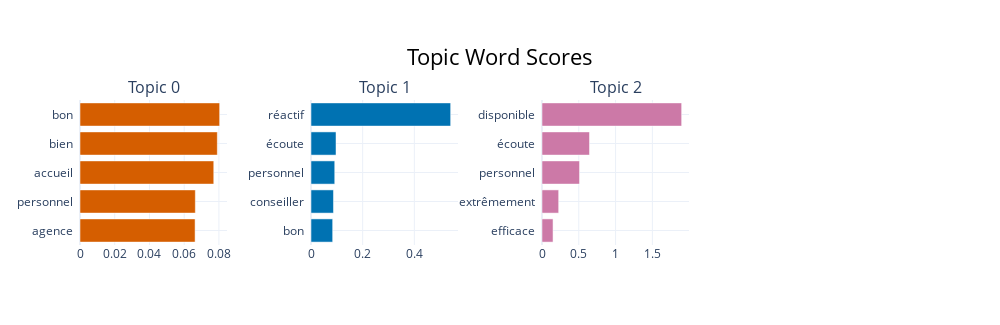

The notebook cell this image was saved under:
### Code cell
topic_model_pos.visualize_barchart()

### Figure 1 — Plotly figure (JSON) as saved in the notebook; plotly's stock layout.template omitted (floating-point values rounded to 4 significant figures)
{"data": [{"marker": {"color": "#D55E00"}, "orientation": "h", "type": "bar", "x": [0.06626, 0.06641, 0.07702, 0.07908, 0.08041], "xaxis": "x", "y": ["agence  ", "personnel  ", "accueil  ", "bien  ", "bon  "], "yaxis": "y"}, {"marker": {"color": "#0072B2"}, "orientation": "h", "type": "bar", "x": [0.08387, 0.08698, 0.0919, 0.09689, 0.5405], "xaxis": "x2", "y": ["bon  ", "conseiller  ", "personnel  ", "écoute  ", "réactif  "], "yaxis": "y2"}, {"marker": {"color": "#CC79A7"}, "orientation": "h", "type": "bar", "x": [0.1501, 0.2266, 0.5102, 0.6454, 1.898], "xaxis": "x3", "y": ["efficace  ", "extrêmement  ", "personnel  ", "écoute  ", "disponible  "], "yaxis": "y3"}], "layout": {"annotations": [{"font": {"size": 16}, "showarrow": false, "text": "Topic 0", "x": 0.0875, "xanchor": "center", "xref": "paper", "y": 1, "yanchor": "bottom", "yref": "paper"}, {"font": {"size": 16}, "showarrow": false, "text": "Topic 1", "x": 0.3625, "xanchor": "center", "xref": "paper", "y": 1, "yanchor": "bottom", "yref": "paper"}, {"font": {"size": 16}, "showarrow": false, "text": "Topic 2", "x": 0.6375, "xanchor": "center", "xref": "paper", "y": 1, "yanchor": "bottom", "yref": "paper"}], "height": 325, "hoverlabel": {"bgcolor": "white", "font": {"family": "Rockwell", "size": 16}}, "showlegend": false, "title": {"font": {"color": "Black", "size": 22}, "text": "Topic Word Scores", "x": 0.5, "xanchor": "center", "yanchor": "top"}, "width": 1000, "xaxis": {"anchor": "y", "domain": [0, 0.175], "showgrid": true}, "xaxis2": {"anchor": "y2", "domain": [0.275, 0.45], "showgrid": true}, "xaxis3": {"anchor": "y3", "domain": [0.55, 0.725], "showgrid": true}, "xaxis4": {"anchor": "y4", "domain": [0.825, 1], "showgrid": true}, "yaxis": {"anchor": "x", "domain": [0, 1], "showgrid": true}, "yaxis2": {"anchor": "x2", "domain": [0, 1], "showgrid": true}, "yaxis3": {"anchor": "x3", "domain": [0, 1], "showgrid": true}, "yaxis4": {"anchor": "x4", "domain": [0, 1], "showgrid": true}}}
